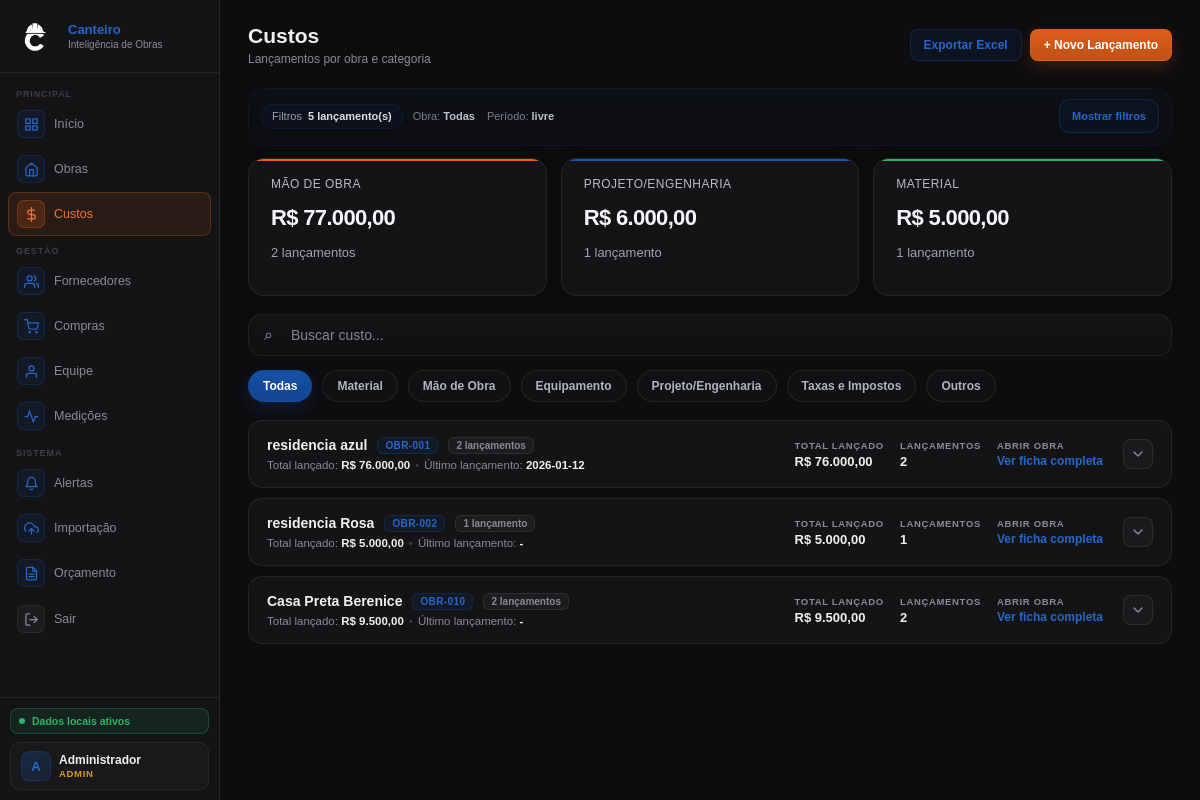
The page /custos (signed in) on the database as committed earlier.
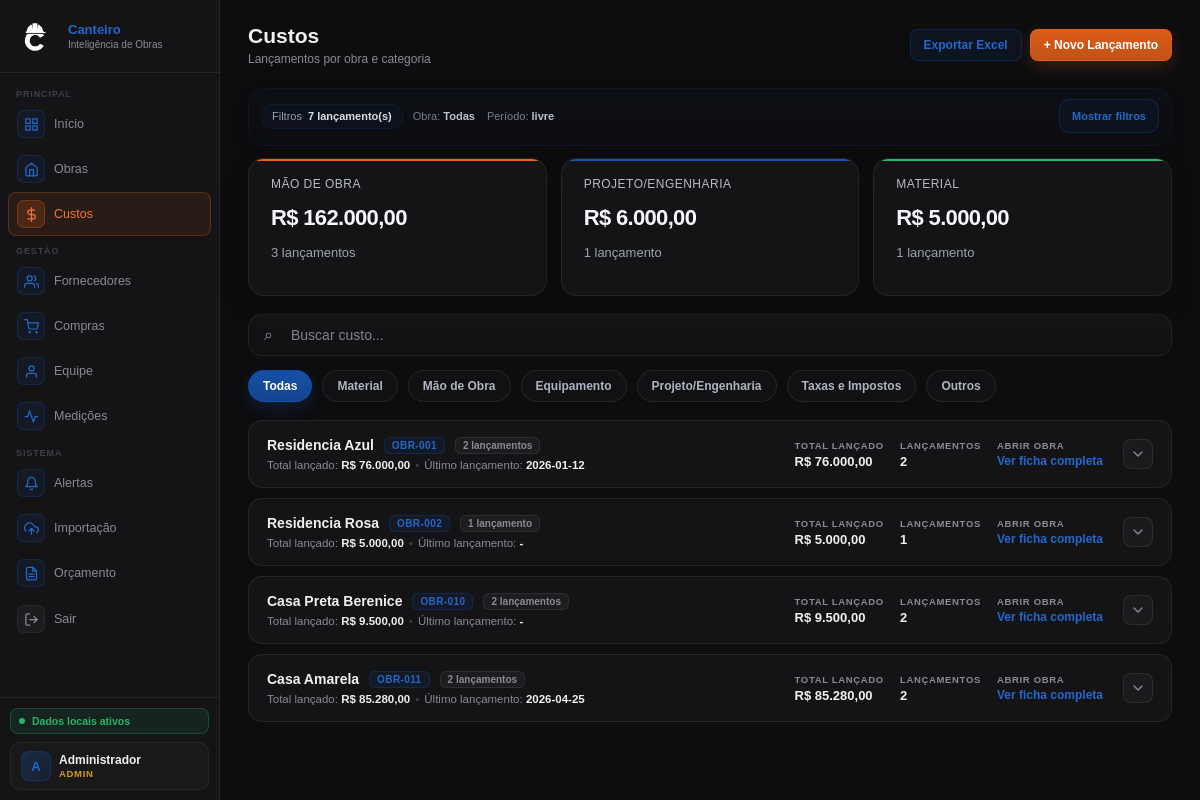
The same page on the database as committed later.
### tables this page shows
CREATE TABLE obras (
    id INTEGER PRIMARY KEY AUTOINCREMENT,
    codigo TEXT NOT NULL UNIQUE,
    nome TEXT NOT NULL,
    endereco TEXT,
    tipologia TEXT,
    area_m2 REAL,
    data_inicio TEXT,
    data_fim_prevista TEXT,
    orcamento REAL DEFAULT 0,
    receita_total REAL DEFAULT 0,
    progresso_percentual REAL DEFAULT 0,
    status TEXT NOT NULL DEFAULT 'planejamento',
    criado_em TIMESTAMP DEFAULT CURRENT_TIMESTAMP
, tipo_obra TEXT NOT NULL DEFAULT 'contrato', token_publico TEXT, fase_obra TEXT, observacao_responsavel TEXT, foto_capa TEXT);

CREATE TABLE custos (
    id INTEGER PRIMARY KEY AUTOINCREMENT,
    obra_id INTEGER NOT NULL,
    descricao TEXT NOT NULL,
    categoria TEXT NOT NULL,
    fornecedor TEXT,
    data_lancamento TEXT,
    valor_total REAL DEFAULT 0,
    nota_fiscal TEXT,
    observacao TEXT,
    FOREIGN KEY (obra_id) REFERENCES obras(id)
);

### routes/custos_routes.py (the view)
@custos_bp.route("/custos")
def custos():
    if not usuario_logado() or not eh_leitura():
        return redirect(url_for("auth_bp.login"))
    filtros = obter_filtros_custos()
    lista_custos = buscar_custos_filtrados(
        filtro_obra=filtros["filtro_obra"],
        data_inicio=filtros["data_inicio"],
        data_fim=filtros["data_fim"]
    )
    todas_obras = query_all("SELECT * FROM obras ORDER BY nome ASC")
    obras = query_all("SELECT * FROM obras ORDER BY nome ASC")
    cards_categorias = gerar_cards_categorias(lista_custos)
    return render_template(
        "custos.html",
        custos=lista_custos,
        obras=obras,
        todas_obras=todas_obras,
        categorias_custo=CATEGORIAS_CUSTO_VALIDAS,
        cards_categorias=cards_categorias,
        filtro_obra=filtros["filtro_obra"],
        data_inicio=filtros["data_inicio"],
        data_fim=filtros["data_fim"],
    )

### app.py (called while the page is built)
@app.context_processor
def inject_helpers():
    return dict(
        formatar_moeda=formatar_moeda,
        calcular_media_fornecedor=calcular_media_fornecedor,
        formatar_tipo_obra=formatar_tipo_obra,
        eh_admin=eh_admin,
        eh_gestor=eh_gestor,
        eh_leitura=eh_leitura,
        usuario_perfil=usuario_perfil,
    )

### auth.py (called while the page is built)
def usuario_logado():
    return "usuario_id" in session

def usuario_perfil():
    return session.get("usuario_perfil", "")

def eh_admin():
    return usuario_perfil() == "admin"

def eh_gestor():
    return usuario_perfil() in ["admin", "gestor"]

def eh_leitura():
    return usuario_perfil() in ["admin", "gestor", "leitura"]

### database.py (called while the page is built)
def get_connection():
    conn = sqlite3.connect(DB_PATH)
    conn.row_factory = sqlite3.Row
    return conn

def query_all(sql, params=()):
    conn = get_connection()
    cursor = conn.execute(sql, params)
    rows = cursor.fetchall()
    conn.close()
    return rows

### routes/custos_routes.py (called while the page is built)
def obter_filtros_custos():
    return {
        "filtro_obra": request.args.get("obra", "").strip(),
        "data_inicio": request.args.get("data_inicio", "").strip(),
        "data_fim": request.args.get("data_fim", "").strip(),
    }

### templates/custos.html (shortened to what the changed rows need)
{% extends "base.html" %}
{% block content %}
<div class="hdr">
    <div>
        <h1>Custos</h1>
    </div>
</div>
<div class="dashboard-filter-shell">
    <div class="dashboard-filter-card dashboard-filter-card--clean">
        <div class="dashboard-filter-top">
            <div class="dashboard-filter-left">
                <div class="dashboard-filter-chip dashboard-filter-chip--soft">
                    <span>Filtros</span>
                    <strong id="custosResumoTotal">{{ custos|length }} lançamento(s)</strong>
                </div>
            </div>
        </div>
    </div>
</div>
<div class="custos-kpi-grid" id="custosKpiGrid">
    {% for card in cards_categorias %}
    <div class="custos-kpi-card {{ card.cor }}" data-categoria-card="{{ card.titulo }}">
        <div class="custos-kpi-title">{{ card.titulo }}</div>
        <div class="custos-kpi-value">{{ formatar_moeda(card.valor) }}</div>
        <div class="custos-kpi-sub">{{ card.quantidade }} lançamento{% if card.quantidade != 1 %}s{% endif %}</div>
    </div>
    {% endfor %}
</div>
<div class="custos-toolbar">
    <div class="custos-status-chips">
        <button type="button" class="custo-chip active" onclick="selecionarFiltroCategoria('todas', this)">
            Todas
        </button>
        {% for categoria in categorias_custo %}
        <button type="button" class="custo-chip" onclick="selecionarFiltroCategoria('{{ categoria }}', this)">
            {{ categoria }}
        </button>
        {% endfor %}
    </div>
</div>
<div id="custosCardsWrap" class="custos-obras-list">
    {% for grupo in custos|groupby('codigo_obra') %}
    {% set ns = namespace(total=0, count=0, ultimo='-') %}
    {% for item in grupo.list %}
    {% set ns.total = ns.total + (item.valor_total or 0) %}
    {% set ns.count = ns.count + 1 %}
    {% if item.data_lancamento %}
    {% set ns.ultimo = item.data_lancamento %}
    {% endif %}
    {% endfor %}
    {% set obra_ref = grupo.list[0] %}
    <div class="custo-obra-card custo-obra-group"
        data-categoria="{{ (grupo.list|map(attribute='categoria')|join(' ')|lower) }}"
        data-search="{{ ((obra_ref.codigo_obra or '') ~ ' ' ~ (obra_ref.nome_obra or '') ~ ' ' ~ (grupo.list|map(attribute='descricao')|join(' ')) ~ ' ' ~ (grupo.list|map(attribute='categoria')|join(' ')) ~ ' ' ~ (grupo.list|map(attribute='fornecedor')|join(' ')) ~ ' ' ~ (grupo.list|map(attribute='nota_fiscal')|join(' ')))|lower }}"
        data-categorias="{{ (grupo.list|map(attribute='categoria')|join('|')|lower) }}">
        <div class="custo-obra-main">
            <div class="custo-obra-identity">
                <div class="custo-obra-title-row">
                    <a href="{{ url_for('obras_bp.obra_detalhe', codigo=obra_ref.codigo_obra) }}"
                        class="custo-obra-nome">
                        {{ obra_ref.nome_obra }}
                    </a>
                    <span class="custo-obra-codigo">{{ obra_ref.codigo_obra }}</span>
                    <span class="custo-obra-count">{{ ns.count }} lançamento{% if ns.count != 1 %}s{% endif %}</span>
                </div>
                <div class="custo-obra-subtitle">
                    <span>Total lançado: <strong>{{ formatar_moeda(ns.total) }}</strong></span>
                    <span class="custo-obra-dot">•</span>
                    <span>Último lançamento: <strong>{{ ns.ultimo }}</strong></span>
                </div>
            </div>
            <div class="custo-obra-kpis">
                <div class="custo-kv">
                    <span class="custo-kv-label">Total lançado</span>
                    <span class="custo-kv-value">{{ formatar_moeda(ns.total) }}</span>
                </div>
                <div class="custo-kv">
                    <span class="custo-kv-label">Lançamentos</span>
                    <span class="custo-kv-value">{{ ns.count }}</span>
                </div>
                <div class="custo-kv">
                    <span class="custo-kv-label">Abrir obra</span>
                    <a href="{{ url_for('obras_bp.obra_detalhe', codigo=obra_ref.codigo_obra) }}"
                        class="custo-detail-link">Ver ficha completa</a>
                </div>
            </div>
            <div class="custo-obra-actions">
                <button type="button" class="custo-expand-btn" onclick="toggleDetalhesCusto(this)">
                    <svg width="16" height="16" viewBox="0 0 24 24" fill="none">
                        <path d="M6 9L12 15L18 9" stroke="currentColor" stroke-width="2" stroke-linecap="round"
                            stroke-linejoin="round" />
                    </svg>
                </button>
            </div>
        </div>
    </div>
    {% else %}
    <div class="custos-empty-state" id="linhaSemCustosOriginal">
        Nenhum custo lançado ainda.
    </div>
    {% endfor %}
</div>
{% endblock %}

Rows that differ between the two databases and show on the page:
changed obras "OBR-001": nome_obra "residencia azul" → "Residencia Azul"
changed obras "OBR-002": nome_obra "residencia Rosa" → "Residencia Rosa"
added custos: count "2", shows "s", total "R$ 85.280,00", ultimo "2026-04-25"
now on this page (row edited): obras: nome_obra "Casa Amarela", codigo_obra "OBR-011"
Other text that changed with them:
{{ custos|length }}: "5" → "7"
new list line: "MÃO DE OBRA R$ 162.000,00 3 lançamento s"
list line gone: "MÃO DE OBRA R$ 77.000,00 2 lançamento s"
